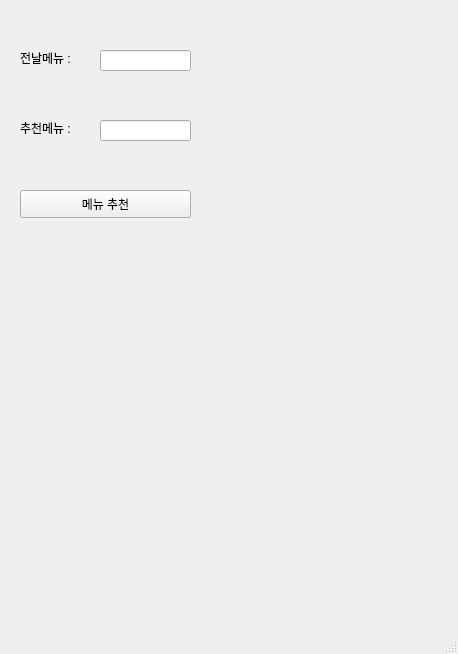
<?xml version="1.0" encoding="UTF-8"?>
<ui version="4.0">
 <class>MainWindow</class>
 <widget class="QMainWindow" name="MainWindow">
  <property name="geometry">
   <rect>
    <x>0</x>
    <y>0</y>
    <width>458</width>
    <height>654</height>
   </rect>
  </property>
  <property name="windowTitle">
   <string>MainWindow</string>
  </property>
  <widget class="QWidget" name="centralwidget">
   <widget class="QLabel" name="lbl_mine">
    <property name="geometry">
     <rect>
      <x>20</x>
      <y>50</y>
      <width>71</width>
      <height>16</height>
     </rect>
    </property>
    <property name="text">
     <string>전날메뉴 :</string>
    </property>
   </widget>
   <widget class="QLabel" name="lbl_com">
    <property name="geometry">
     <rect>
      <x>20</x>
      <y>120</y>
      <width>71</width>
      <height>16</height>
     </rect>
    </property>
    <property name="text">
     <string>추천메뉴 : </string>
    </property>
   </widget>
   <widget class="QLineEdit" name="le">
    <property name="geometry">
     <rect>
      <x>100</x>
      <y>50</y>
      <width>91</width>
      <height>21</height>
     </rect>
    </property>
   </widget>
   <widget class="QLineEdit" name="le_recom">
    <property name="geometry">
     <rect>
      <x>100</x>
      <y>120</y>
      <width>91</width>
      <height>21</height>
     </rect>
    </property>
   </widget>
   <widget class="QPushButton" name="pb">
    <property name="geometry">
     <rect>
      <x>20</x>
      <y>190</y>
      <width>171</width>
      <height>28</height>
     </rect>
    </property>
    <property name="text">
     <string>메뉴 추천</string>
    </property>
   </widget>
  </widget>
  <widget class="QMenuBar" name="menubar">
   <property name="geometry">
    <rect>
     <x>0</x>
     <y>0</y>
     <width>458</width>
     <height>26</height>
    </rect>
   </property>
  </widget>
  <widget class="QStatusBar" name="statusbar"/>
 </widget>
 <resources/>
 <connections/>
</ui>
